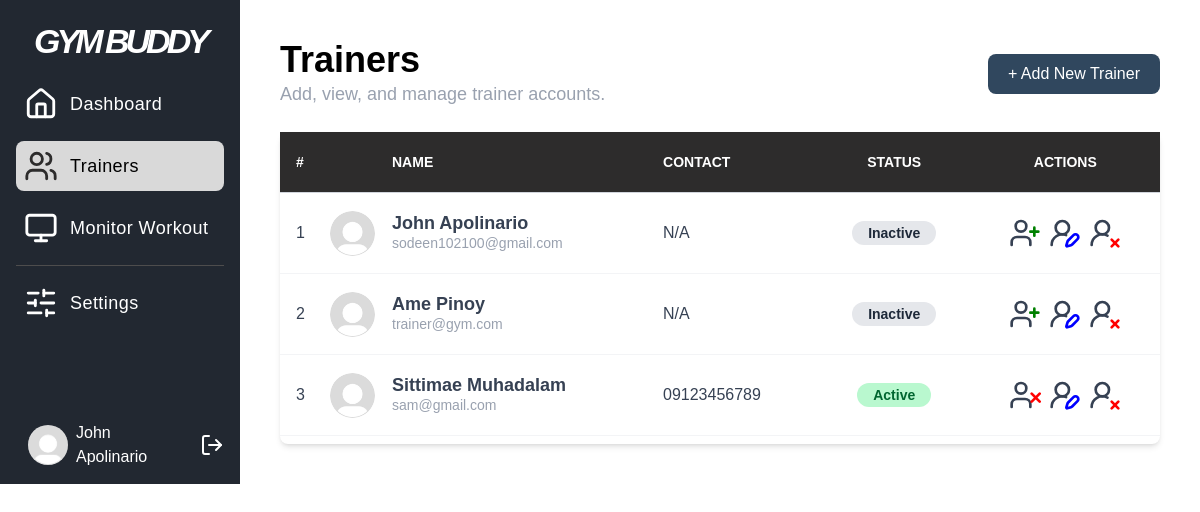
/admin/trainers (signed in), run on the app's committed database.
### app.py (models this page shows)
class User(db.Model):
    id = db.Column(db.Integer, primary_key=True)
    firstname = db.Column(db.String(100), nullable=True)
    middlename = db.Column(db.String(100), nullable=True)
    lastname = db.Column(db.String(100), nullable=True)
    phone_num = db.Column(db.String(20), nullable=True)
    gender = db.Column(db.String(20), nullable=True)
    email = db.Column(db.String(120), unique=True, nullable=False)
    password_hash = db.Column(db.String(128), nullable=False)
    role = db.Column(db.String(50), nullable=False)
    gym_name = db.Column(db.String(100), nullable=False)
    photo_url = db.Column(db.String(200), nullable=True)
    status = db.Column(db.String(20), nullable=False, default='inactive')
    assignments = db.relationship('Assignment', foreign_keys='Assignment.trainer_id', backref='trainer', lazy=True, cascade="all, delete-orphan")

### app.py (the view)
@app.route("/admin/trainers")
@admin_required
def trainers():
    all_trainers = User.query.filter_by(role='Trainer').all()
    assigned_trainer_ids = [a.trainer_id for a in Assignment.query.all()]
    return render_template("trainers.html", trainers=all_trainers, assigned_trainer_ids=assigned_trainer_ids)

### app.py (called while the page is built)
def admin_required(f):
    @wraps(f)
    def decorated_function(*args, **kwargs):
        if 'user_id' not in session or session.get('user_role') != 'Gym Owner':
            flash('You do not have permission to access this page.', 'error')
            return redirect(url_for('login'))
        return f(*args, **kwargs)
    return decorated_function

### templates/trainers.html (shortened to what this page needs)
{% extends "house.html" %}
{% block content %}
<head>
</head>
<div class="p-10 h-full font-Helvetica">
    <div class="flex justify-between items-center mb-6">
        <div>
            <h1 class="text-4xl font-semibold">Trainers</h1>
            <p class="text-lg text-gray-400 font-normal">Add, view, and manage trainer accounts.</p>
        </div>
        <button id="add-user-btn" class="bg-[#30475E] text-white px-5 py-2 rounded-lg cursor-pointer hover:bg-[#465f77] transition ease-in duration-200">
            + Add New Trainer
        </button>
    </div>
    <div class="table-wrapper flex w-full justify-center">
        <div class="bg-white rounded-lg shadow-md font-Helvetica w-full">
            <div class="overflow-x-auto pb-2">
                <table class="min-w-full bg-white">
                    <thead class="bg-[#2D2C2C] text-white border-b border-gray-300">
                        <tr>
                            <th class="py-5 px-4 uppercase font-semibold text-sm text-left">#</th>
                            <th class="py-5 px-4 uppercase font-semibold text-sm text-left"></th>
                            <th class="py-5 px-4 uppercase font-semibold text-sm text-left">Name</th>
                            <th class="py-5 px-4 uppercase font-semibold text-sm text-left">Contact</th>
                            <th class="py-5 px-4 uppercase font-semibold text-sm text-center">Status</th>
                            <th class="py-5 px-4 uppercase font-semibold text-sm text-center">Actions</th>
                        </tr>
                    </thead>
                    <tbody class="text-gray-700">
                        {% for trainer in trainers %}
                        <tr class="border-b border-gray-100 hover:bg-gray-100">
                            <td class="w-12 px-4">{{ loop.index }}</td>
                            <td class="w-12">
                                <div class="flex justify-center">
                                    <img class="h-[45px] w-[45px] object-cover rounded-full"
                                         src="{{ url_for('static', filename=trainer.photo_url) if trainer.photo_url else url_for('static', filename='src/images/Default_pfp.jpg') }}" alt="Trainer photo">
                                </div>
                            </td>
                            <td class="py-5 px-4">
                                <div class="flex flex-col">
                                    <h1 class="text-lg font-bold leading-5">{{ trainer.firstname }} {{ trainer.lastname }}</h1>
                                    <h2 class="text-sm text-gray-400">{{ trainer.email }}</h2>
                                </div>
                            </td>
                            <td class="py-5 px-4">{{ trainer.phone_num }}</td>
                            <td class="py-3 px-4 text-center">
                                {% if trainer.status == 'active' %}
                                    <span class="bg-green-200 text-green-800 font-semibold py-1 px-4 rounded-full text-sm">Active</span>
                                {% else %}
                                    <span class="bg-gray-200 text-gray-800 font-semibold py-1 px-4 rounded-full text-sm">Inactive</span>
                                {% endif %}
                            </td>
                            <td class="py-3 px-4">
                                <div class="flex gap-2 justify-center">
                                    {% if trainer.id in assigned_trainer_ids %}
                                        <button class="unassign-btn cursor-pointer" title="Unassign Trainer"
                                                data-id="{{ trainer.id }}"
                                                data-name="{{ trainer.firstname }} {{ trainer.lastname }}">
                                        </button>
                                    {% else %}
                                        <button class="assign-btn cursor-pointer" title="Assign Trainer"
                                                data-id="{{ trainer.id }}"
                                                data-name="{{ trainer.firstname }} {{ trainer.lastname }}">
                                        </button>
                                    {% endif %}
                                    <button class="edit-btn cursor-pointer" title="Edit"
                                        data-id="{{ trainer.id }}"
                                        data-firstname="{{ trainer.firstname }}"
                                        data-lastname="{{ trainer.lastname }}"
                                        data-email="{{ trainer.email }}"
                                        data-phone="{{ trainer.phone_num }}"
                                        data-photo="{{ url_for('static', filename=trainer.photo_url) if trainer.photo_url else url_for('static', filename='src/images/Default_pfp.jpg') }}">
                                    </button>
                                    <button class="delete-btn cursor-pointer" title="Delete"
                                        data-id="{{ trainer.id }}"
                                        data-name="{{ trainer.firstname }} {{ trainer.lastname }}">
                                    </button>
                                </div>
                            </td>
                        </tr>
                        {% else %}
                        <tr>
                            <td colspan="6" class="py-4 px-4 text-center text-gray-500">No trainers found. Add one to get started!</td>
                        </tr>
                        {% endfor %}
                    </tbody>
                </table>
            </div>
        </div>
    </div>
</div>
{% endblock %}

### templates/house.html (shortened to what this page needs)
<!DOCTYPE html>
<html lang="en">
<head>
    <link rel="stylesheet" href="{{url_for('static',filename='dist/output.css')}}">
</head>
<body>
    <div class="flex h-[100dvh]">
        <nav class="bg-[#222831] w-[240px] flex-shrink-0 p-4 flex flex-col justify-between">
            <div class="flex flex-col gap-3 font-Helvetica">
                {% if session.user_role == 'Gym Owner' %}
                    <h2 class="self-center text-[34px] text-white font-bold font-Helvetica italic -tracking-[4px]">GYM BUDDY</h2>
                    <a href="{{ url_for('admin_dashboard') }}" class="flex tracking-wide text-lg items-center gap-3 p-2 rounded-lg text-white hover:bg-[#343a44] transition delay-50 duration-150 ease-in-out" title="Admin Dashboard">
                        <h1>Dashboard</h1>
                    </a>
                    <a href="{{ url_for('trainers') }}" class="flex tracking-wide text-lg items-center gap-3 p-2 rounded-lg text-white hover:bg-[#343a44] transition delay-50 duration-150 ease-in-out" title="Manage Users">
                        <h1>Trainers</h1>
                    </a>
                    <a href="{{ url_for('admin_monitor') }}" class="flex tracking-wide text-lg items-center gap-3 p-2 rounded-lg text-white hover:bg-[#343a44] transition delay-50 duration-150 ease-in-out">
                        <svg xmlns="http://www.w3.org/2000/svg" width="34" height="34" viewBox="0 0 24 24" fill="none" stroke="white" stroke-width="2" stroke-linecap="round" stroke-linejoin="round"><rect width="20" height="14" x="2" y="3" rx="2"/><line x1="8" x2="16" y1="21" y2="21"/><line x1="12" x2="12" y1="17" y2="21"/></svg>
                        <h1>Monitor Workout</h1>
                    </a>
                    <hr class="border-[#4E4D4D]">
                    <a href="{{ url_for('settings') }}" class="flex tracking-wide text-lg items-center gap-3 p-2 rounded-lg text-white hover:bg-[#343a44] transition delay-50 duration-150 ease-in-out">
                        <h1>Settings</h1>
                    </a>
                {% endif %}
            </div>
            <div class="flex h-[10%] items-center gap-2">
                <a href="{{ url_for('profile') }}" class="flex gap-2 items-center justify-center py-2 px-3 rounded-2xl !bg-transparent hover:!bg-[#343a44] transition delay-50 duration-150 ease-in-out">
                    <img class="h-[40px] w-[40px] object-cover rounded-4xl" src="{{ url_for('static', filename=session.get('user_photo_url', 'src/images/Default_pfp.jpg')) }}" alt="User Profile Photo">
                    <h1 class="text-white font-Helvetica !bg-none">{{ session.get('user_firstname', '')|title }} {{ session.get('user_lastname', '')|title }}</h1>
                </a>
                <div>
                    <a href="{{ url_for('logout') }}" class="Logout " id="logout-link" title="Logout">
                        <svg class="hover:!stroke-amber-400" xmlns="http://www.w3.org/2000/svg" width="24" height="24" viewBox="0 0 24 24" fill="none" stroke="white" stroke-width="2" stroke-linecap="round" stroke-linejoin="round"><path d="m16 17 5-5-5-5"/><path d="M21 12H9"/><path d="M9 21H5a2 2 0 0 1-2-2V5a2 2 0 0 1 2-2h4"/></svg>
                    </a>
                </div>
            </div>
        </nav>
        <div class="flex-grow overflow-y-auto">
            {% block content %} {% endblock %}
        </div>
    </div>
</body>
</html>

### templates/house.html (style rules this page uses)
a:is(:link, :active, :visited).active { background-color: #D9D9D9; color: black; }
a.active svg { stroke: #2D2C2C; }

### data on the page
User: get "John", get "Apolinario", firstname "John", lastname "Apolinario", email "sodeen102100@gmail.com", phone_num "N/A", status "Inactive"
User: firstname "Ame", lastname "Pinoy", email "trainer@gym.com", phone_num "N/A", status "Inactive"
User: firstname "Sittimae", lastname "Muhadalam", email "sam@gmail.com", phone_num "09123456789", status "Active"
